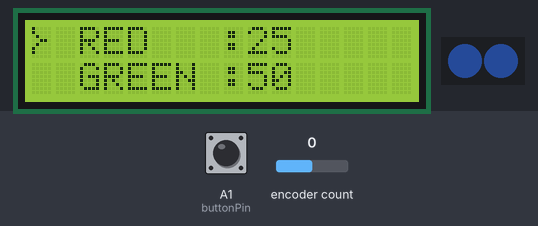
A sketch run on a simulated Arduino Uno, built with avr-gcc and run on an emulated ATmega328P. Parts: 16×2 character LCD, 2 RGB LEDs in strip order, left to right. The test bench sets the inputs (shaded band); at power-on: encoder count 0, A1 (buttonPin) HIGH. Dim RGB values are drawn brighter than linear; what the sketch prints to the serial monitor is not drawn.

Above: at 2.3 s.
2.4 s: encoder count set to 1
At 2.8 s:
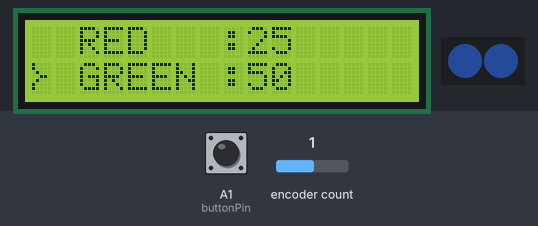
3.9 s: A1 (buttonPin) pulled LOW for 0.15 s
At 5.3 s:
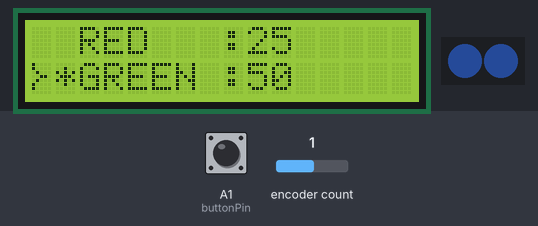
5.6 s: encoder count set to 2
At 6.5 s:
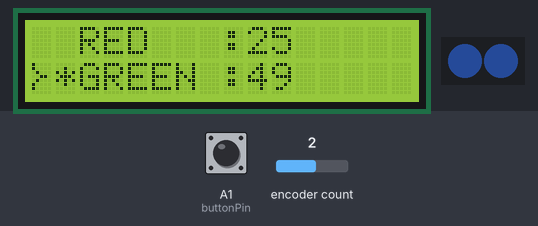
7.1 s: A1 (buttonPin) pulled LOW for 0.15 s
At 7.7 s:
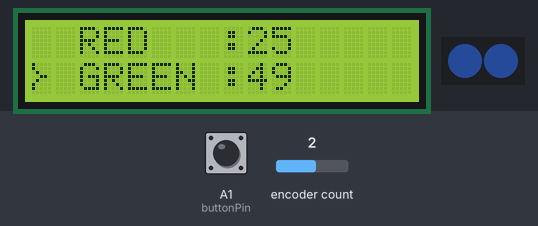
8.8 s: encoder count set to 3
At 10.0 s:
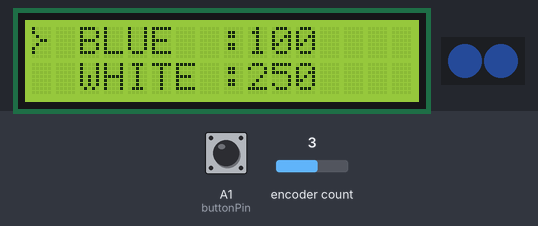
10.3 s: A1 (buttonPin) pulled LOW for 0.15 s
At 11.4 s:
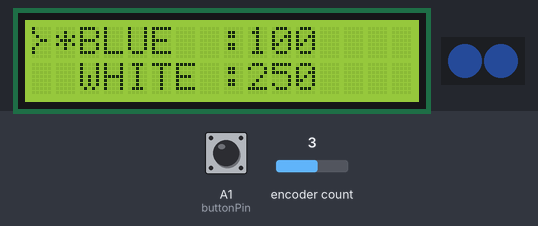
Timing chart, 0 to 13.0 s (numbered marks = the images above; inputs shaded):
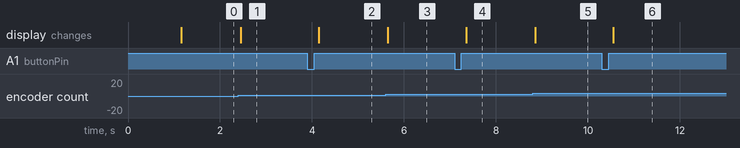

The sketch:

MyMenu.ino
```cpp
#include <Arduino.h>

#include <OneButton.h>
#include <Encoder.h>
#include <Wire.h>
#include <LCD.h>
#include <LiquidCrystal_I2C.h>

#include <FastLED.h>

#define COLOR_ORDER RGB

#define LED_PIN  5
#define NUM_LEDS 2
CRGB leds[NUM_LEDS];

LiquidCrystal_I2C  lcd(0x27,2,1,0,4,5,6,7);

// ROTARY ENCODER
long oldPosition  = 0;
int encoderDTpin = 2;
int encoderCLKpin = 3;
Encoder myEnc(encoderDTpin, encoderCLKpin);

int buttonPin = A1;
OneButton button0(buttonPin, true);

int currentPosition=0;
int lcdUpdated = 0;
int ledUpdated = 0;

int itemSelected = 5;

byte cursor[8] = {
  0b10000,
  0b10000,
  0b01000,
  0b00110,
  0b01000,
  0b10000,
  0b10000,
  0b00000
};

String menu[] = {
  "RED   :",
  "GREEN :",
  "BLUE  :",
  "WHITE :"
  };

int colorValues[] = {
  25,
  50,
  100,
  250
};

void setup() {
  Serial.begin(9600);
  Serial.println("Begin : " + String(currentPosition));
  // Map rotary button to actions
  button0.attachClick(singleClick);
  // Setup LCD
  lcd.begin (16,2);
  lcd.setBacklightPin(3,POSITIVE);
  lcd.setBacklight(HIGH);
  lcd.home();

  //Create
  lcd.createChar(0, cursor);
  lcd.setCursor (2,0);
  lcd.print("RGBW Colors");
  delay(1000);
  lcd.setCursor (0,0);
  lcd.print("                ");
  lcd.setCursor (0,0);
  lcd.write(byte(0));
  FastLED.addLeds<NEOPIXEL, LED_PIN>(leds, NUM_LEDS);
  FastLED.setBrightness( 64 );
}

void loop() {
  button0.tick();
  lcdMenu();
  rotary_check();
  updateLEDS();
}


void singleClick() {
  Serial.println("Button Pressed");
  lcdUpdated = 0;
  if(itemSelected == 5){
    itemSelected = currentPosition;
  }
  else{
    itemSelected = 5;
  }
}

void doubleClick() {}

void clearLine(int line){
  lcd.setCursor (0,line);
  lcd.print("                ");
}

void lcdMenu(){
  if(lcdUpdated == 0){

  clearMenu();
  Serial.println("Update LCD : " + String(currentPosition));

  if(currentPosition == 0){
    lcd.setCursor(0, 0);
    lcd.write(byte(0));
    if(itemSelected == 0){
      lcd.setCursor(1, 0);
      lcd.print("*");
    }
    lcd.setCursor(2, 0);
    lcd.print(menu[0]);
    lcd.print(colorValues[0]);

    lcd.setCursor(2, 1);
    lcd.print(menu[1]);
    lcd.print(colorValues[1]);
  }
  if(currentPosition == 1){
    lcd.setCursor(0, 1);
    lcd.write(byte(0));
    if(itemSelected == 1){
      lcd.setCursor(1, 1);
      lcd.print("*");
    }
    lcd.setCursor(2, 0);
    lcd.print(menu[0]);
    lcd.print(colorValues[0]);

    lcd.setCursor(2, 1);
    lcd.print(menu[1]);
    lcd.print(colorValues[1]);
  }

  if(currentPosition == 2){
    lcd.setCursor(0, 0);
    lcd.write(byte(0));
    if(itemSelected == 2){
      lcd.setCursor(1, 0);
      lcd.print("*");
    }
    lcd.setCursor(2, 0);
    lcd.print(menu[2]);
    lcd.print(colorValues[2]);

    lcd.setCursor(2, 1);
    lcd.print(menu[3]);
    lcd.print(colorValues[3]);
  }
  if(currentPosition == 3){
    lcd.setCursor(0, 1);
    lcd.write(byte(0));
    if(itemSelected == 3){
      lcd.setCursor(1, 1);
      lcd.print("*");
    }
    lcd.setCursor(2, 0);
    lcd.print(menu[2]);
    lcd.print(colorValues[2]);

    lcd.setCursor(2, 1);
    lcd.print(menu[3]);
    lcd.print(colorValues[3]);
  }
  lcdUpdated = 1;
  ledUpdated = 0;
  }
}

void clearMenu(){
  lcd.setCursor (0,0);
  lcd.print("               ");
  lcd.setCursor (0,1);
  lcd.print("               ");
}


void rotary_check(){
  long newPosition = myEnc.read() /4;
  if(newPosition != oldPosition){
    if(newPosition > oldPosition ){
      selectNext();
    }
    else if (newPosition < oldPosition ){
      selectPrevious();
    }
    lcdUpdated = 0;
    oldPosition = newPosition;
  }
}

void selectNext(){
  if(itemSelected == 5){
    if(currentPosition<3){
      currentPosition = (currentPosition+1) %4;
    }
    Serial.println("Select Next currentPosition : " + String(currentPosition));
  }
  else
  {
    if(colorValues[itemSelected] > 0){
      colorValues[itemSelected] = colorValues[itemSelected] -1;
    }
  }
}

void selectPrevious(){
  if(itemSelected == 5){
    if(currentPosition >0){
      currentPosition = (currentPosition-1) %4;
    }
    Serial.println("Select Previous currentPosition : " + String(currentPosition));
  }
  else
  {
    if( colorValues[itemSelected] <255){
      colorValues[itemSelected] = colorValues[itemSelected] +1;
    }
  }
}


void updateLEDS(){
  if(ledUpdated == 0){
    for(int i = 0;i<NUM_LEDS; i++){
      leds[i] = CRGB(colorValues[0], colorValues[1], colorValues[2]);
    }
    FastLED.show();
    ledUpdated = 1;
  }
}
```

Measured:
- after the input at 2.4 s, the display: changes after 0.05 s (image 1)
- after the input at 3.9 s, the display: changes after 0.25 s (image 2)
- after the input at 5.6 s, the display: changes after 0.05 s (image 3)
- after the input at 7.1 s, the display: changes after 0.25 s (image 4)
- after the input at 8.8 s, the display: changes after 0.05 s (image 5)
- after the input at 10.3 s, the display: changes after 0.25 s (image 6)
